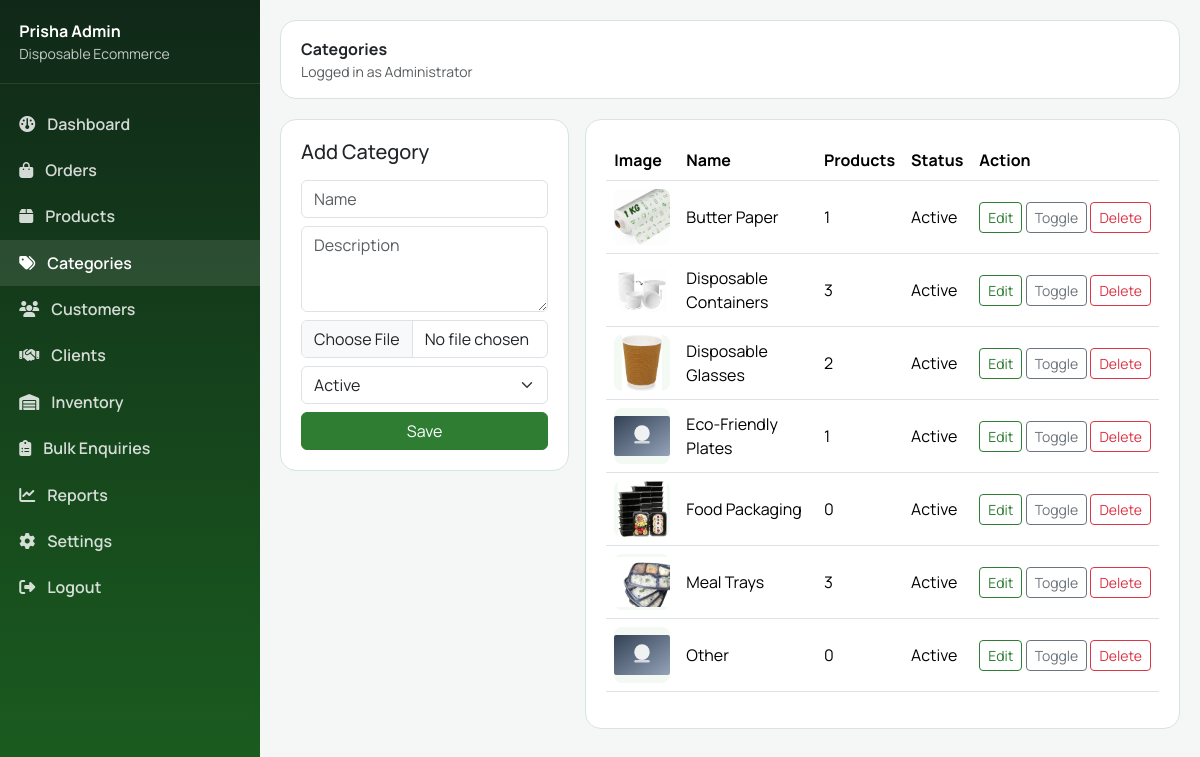
The page /admin/categories.php (signed in) on the database as committed earlier.
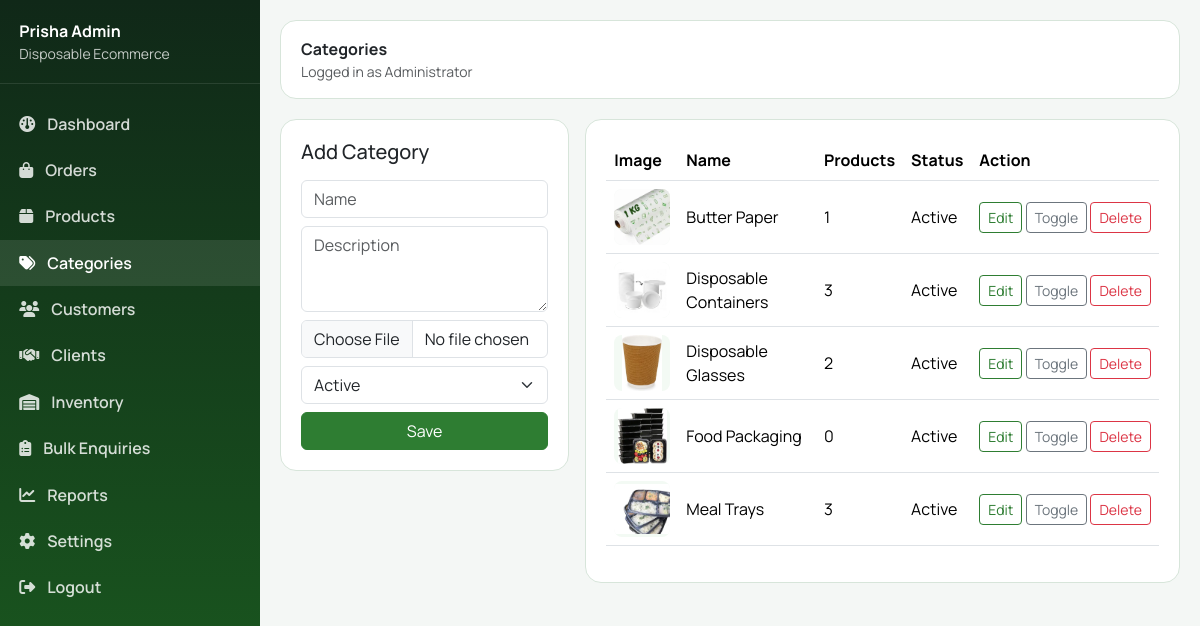
The same page on the database as committed later.
### tables this page shows
CREATE TABLE `categories` (
  `id` int(10) unsigned NOT NULL AUTO_INCREMENT,
  `name` varchar(100) NOT NULL,
  `slug` varchar(120) NOT NULL,
  `description` text DEFAULT NULL,
  `image` varchar(255) DEFAULT NULL,
  `status` enum('Active','Inactive') NOT NULL DEFAULT 'Active',
  `created_at` timestamp NULL DEFAULT current_timestamp(),
  PRIMARY KEY (`id`),
  UNIQUE KEY `uk_categories_slug` (`slug`),
  KEY `idx_categories_status` (`status`)
);

### includes/functions.php (called while the page is built, shortened)
<?php
require_once __DIR__ . '/../config/database.php';
function e(?string $value): string
{
    return htmlspecialchars((string)$value, ENT_QUOTES | ENT_SUBSTITUTE, 'UTF-8');
}
function url(string $path = ''): string
{
    return BASE_URL . '/' . ltrim($path, '/');
}
function asset(string $path): string
{
    return url('assets/' . ltrim($path, '/'));
}
function product_image_url(?string $image): string
{
    $name = basename($image);
    $url = asset('images/' . rawurlencode($name));
    if (str_starts_with($name, 'prod_')) {
        $path = BASE_PATH . '/assets/images/' . $name;
        if (is_file($path)) {
            return $url . '?v=' . filemtime($path);
        }
        return $url . '?v=' . time();
    }
    if (is_file(BASE_PATH . '/assets/images/' . $name)) {
        return asset('images/' . rawurlencode($name));
    }
    return asset('images/placeholder-product.jpg');
}

### includes/auth.php (called while the page is built, shortened)
<?php
require_once __DIR__ . '/functions.php';
function admin_logged_in(): bool
{
    return !empty($_SESSION['admin_id']);
}
function current_admin(): ?array
{
    $stmt = getDB()->prepare('SELECT id, username, name, email FROM admins WHERE id = ? AND status = ? LIMIT 1');
    $stmt->execute([(int)$_SESSION['admin_id'], 'Active']);
    $admin = $stmt->fetch() ?: null;
    return $admin;
}

### config/database.php (called while the page is built, shortened)
<?php
function getDB(): PDO
{
    static $pdo = null;
    if ($pdo instanceof PDO) {
        return $pdo;
    }
    $dsn = 'mysql:host=' . DB_HOST . ';dbname=' . DB_NAME . ';charset=' . DB_CHARSET;
    $options = [
        PDO::ATTR_ERRMODE            => PDO::ERRMODE_EXCEPTION,
        PDO::ATTR_DEFAULT_FETCH_MODE => PDO::FETCH_ASSOC,
        PDO::ATTR_EMULATE_PREPARES   => false,
    ];
    try {
        $pdo = new PDO($dsn, DB_USER, DB_PASS, $options);
    } catch (PDOException $e) {
        error_log('Database connection failed: ' . $e->getMessage());
        http_response_code(500);
        if (php_sapi_name() !== 'cli') {
            include BASE_PATH . '/includes/error-500.php';
            exit;
        }
        throw $e;
    }
    return $pdo;
}

### admin/categories.php (the view, shortened to what this page needs)
<?php
require_once __DIR__ . '/../includes/auth.php';
$pdo = getDB();
$edit = null;
$categories = $pdo->query('SELECT c.*, (SELECT COUNT(*) FROM products p WHERE p.category_id=c.id) AS product_count FROM categories c ORDER BY c.name')->fetchAll();
$pageTitle = 'Categories';
include __DIR__ . '/includes/header.php';
?>
<div class="row g-3">
  <div class="col-lg-4">
    <div class="admin-card">
      <h2 class="h5 mb-3"><?= $edit ? 'Edit' : 'Add' ?> Category</h2>
      <form method="post" enctype="multipart/form-data" class="vstack gap-2">
        <input name="name" class="form-control" placeholder="Name" required value="<?= e($edit['name'] ?? $_POST['name'] ?? '') ?>">
        <textarea name="description" class="form-control" rows="3" placeholder="Description"><?= e($edit['description'] ?? $_POST['description'] ?? '') ?></textarea>
        <input type="file" name="image" class="form-control" accept=".jpg,.jpeg,.png,.webp,image/jpeg,image/png,image/webp">
        <select name="status" class="form-select">
          <option value="Active" <?= (($edit['status'] ?? 'Active') === 'Active') ? 'selected' : '' ?>>Active</option>
        </select>
        <button class="btn btn-success" type="submit">Save</button>
      </form>
    </div>
  </div>
  <div class="col-lg-8">
    <div class="admin-card">
      <div class="table-responsive">
        <table class="table align-middle">
          <thead><tr><th>Image</th><th>Name</th><th>Products</th><th>Status</th><th>Action</th></tr></thead>
          <tbody>
            <?php foreach ($categories as $c): ?>
              <tr>
                <td><img src="<?= e(product_image_url($c['image'] ?? null)) ?>" alt="" width="56" height="56" style="object-fit:contain;background:#f3faf4;border-radius:8px"></td>
                <td><?= e($c['name']) ?></td>
                <td><?= (int)$c['product_count'] ?></td>
                <td><?= e($c['status']) ?></td>
                <td class="text-nowrap">
                  <a class="btn btn-sm btn-outline-success" href="?edit=<?= (int)$c['id'] ?>">Edit</a>
                  <a class="btn btn-sm btn-outline-secondary" href="?toggle=<?= (int)$c['id'] ?>">Toggle</a>
                  <a class="btn btn-sm btn-outline-danger" href="?delete=<?= (int)$c['id'] ?>" onclick="return confirm('Delete category?')">Delete</a>
                </td>
              </tr>
            <?php endforeach; ?>
          </tbody>
        </table>
      </div>
    </div>
  </div>
</div>
<?php include __DIR__ . '/includes/footer.php'; ?>

### admin/includes/header.php (shortened to what this page needs)
<?php
require_once __DIR__ . '/../../includes/auth.php';
$admin = current_admin();
$adminPage = $adminPage ?? '';
?>
<!DOCTYPE html>
<html lang="en">
<head>
  <link href="https://cdn.jsdelivr.net/npm/bootstrap@5.3.3/dist/css/bootstrap.min.css" rel="stylesheet">
  <link href="https://cdnjs.cloudflare.com/ajax/libs/font-awesome/6.5.2/css/all.min.css" rel="stylesheet">
  <link href="<?= e(asset('css/admin.css')) ?>" rel="stylesheet">
</head>
<body class="admin-body">
<div class="admin-wrap">
  <aside class="admin-sidebar" id="adminSidebar">
    <div class="brand">
      <strong>Prisha Admin</strong>
      <div class="small opacity-75">Disposable Ecommerce</div>
    </div>
    <?php
    $links = [
      'dashboard.php' => ['Dashboard', 'fa-gauge'],
      'orders.php' => ['Orders', 'fa-bag-shopping'],
      'products.php' => ['Products', 'fa-box'],
      'categories.php' => ['Categories', 'fa-tags'],
      'customers.php' => ['Customers', 'fa-users'],
      'clients.php' => ['Clients', 'fa-handshake'],
      'inventory.php' => ['Inventory', 'fa-warehouse'],
      'bulk-enquiries.php' => ['Bulk Enquiries', 'fa-clipboard-list'],
      'reports.php' => ['Reports', 'fa-chart-line'],
      'settings.php' => ['Settings', 'fa-gear'],
      'logout.php' => ['Logout', 'fa-right-from-bracket'],
    ];
    foreach ($links as $file => [$label, $icon]):
      $active = ($adminPage === $file || basename($_SERVER['PHP_SELF']) === $file) ? 'active' : '';
    ?>
      <a class="<?= $active ?>" href="<?= e(url('admin/' . $file)) ?>"><i class="fa-solid <?= e($icon) ?>"></i><?= e($label) ?></a>
    <?php endforeach; ?>
  </aside>
  <div class="admin-content">
    <div class="admin-top d-flex justify-content-between align-items-center gap-2">
      <div class="d-flex align-items-center gap-2">
        <div>
          <strong><?= e($pageTitle ?? 'Admin') ?></strong>
          <div class="small text-muted">Logged in as <?= e($admin['name'] ?? 'Admin') ?></div>
        </div>
      </div>
    </div>

### admin/includes/footer.php (shortened to what this page needs)
</div>
</div>
</body>
</html>

### assets/css/admin.css (style rules this page uses)
:root { --admin-bg: #f4f7f5; --admin-sidebar: #143d1f; --admin-accent: #2e7d32; }
body.admin-body { background: var(--admin-bg); font-family: "Manrope", sans-serif; }
.admin-wrap { min-height: 100vh; }
.admin-sidebar { width: 260px; background: linear-gradient(180deg, #102818, #1b5e20); color: #fff; position: fixed; inset: 0 auto 0 0; padding: 1.2rem 0; overflow-y: auto; z-index: 1040; }
.admin-sidebar .brand { padding: 0 1.2rem 1.2rem; border-bottom: 1px solid rgba(255,255,255,.1); margin-bottom: 1rem; }
.admin-sidebar a { display: flex; align-items: center; gap: .75rem; color: rgba(255,255,255,.82); padding: .7rem 1.2rem; text-decoration: none; font-weight: 600; }
.admin-sidebar a:hover, .admin-sidebar a.active { background: rgba(255,255,255,.1); color: #fff; }
.admin-content { margin-left: 260px; padding: 1.25rem; }
.admin-top { background: #fff; border: 1px solid #d7e5da; border-radius: 16px; padding: 1rem 1.25rem; margin-bottom: 1.25rem; }
.admin-card { background: #fff; border: 1px solid #d7e5da; border-radius: 16px; padding: 1.25rem; }
.table thead th { white-space: nowrap; }
.btn-success { --bs-btn-bg: #2e7d32; --bs-btn-border-color: #2e7d32; --bs-btn-hover-bg: #1b5e20; --bs-btn-hover-border-color: #1b5e20; }
.btn-outline-success { --bs-btn-color: #2e7d32; --bs-btn-border-color: #2e7d32; --bs-btn-hover-bg: #2e7d32; --bs-btn-hover-border-color: #2e7d32; --bs-btn-hover-color: #fff; }

Rows that differ between the two databases and show on the page:
removed categories: image (picture), name "Eco-Friendly Plates", product_count "1", status "Active"
removed categories: image (picture), name "Other", product_count "0", status "Active"
